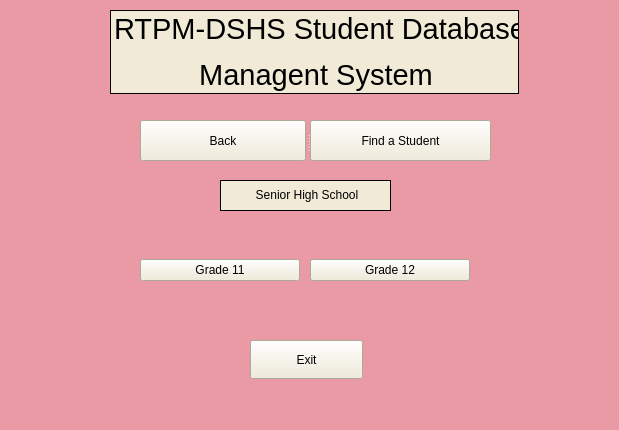
<?xml version="1.0" encoding="UTF-8"?>
<ui version="4.0">
 <class>MainWindow1</class>
 <widget class="QMainWindow" name="MainWindow1">
  <property name="geometry">
   <rect>
    <x>0</x>
    <y>0</y>
    <width>619</width>
    <height>430</height>
   </rect>
  </property>
  <property name="windowTitle">
   <string>Inventory System</string>
  </property>
  <property name="styleSheet">
   <string notr="true">background-color: rgb(234, 154, 165);</string>
  </property>
  <widget class="QWidget" name="centralwidget">
   <widget class="QWidget" name="horizontalLayoutWidget">
    <property name="geometry">
     <rect>
      <x>140</x>
      <y>120</y>
      <width>351</width>
      <height>41</height>
     </rect>
    </property>
    <layout class="QHBoxLayout" name="horizontalLayout">
     <item>
      <widget class="QSplitter" name="splitter">
       <property name="orientation">
        <enum>Qt::Horizontal</enum>
       </property>
       <widget class="QPushButton" name="pushButton">
        <property name="styleSheet">
         <string notr="true">background-color: rgb(240,234,214)
</string>
        </property>
        <property name="text">
         <string>Back</string>
        </property>
       </widget>
       <widget class="QPushButton" name="pushButton_4">
        <property name="styleSheet">
         <string notr="true">background-color: rgb(240,234,214)
</string>
        </property>
        <property name="text">
         <string>Find a Student</string>
        </property>
       </widget>
      </widget>
     </item>
    </layout>
   </widget>
   <widget class="QPushButton" name="pushButton_2">
    <property name="geometry">
     <rect>
      <x>250</x>
      <y>340</y>
      <width>113</width>
      <height>39</height>
     </rect>
    </property>
    <property name="styleSheet">
     <string notr="true">background-color: rgb(240,234,214)
</string>
    </property>
    <property name="text">
     <string>Exit</string>
    </property>
   </widget>
   <widget class="QWidget" name="verticalLayoutWidget_2">
    <property name="geometry">
     <rect>
      <x>140</x>
      <y>230</y>
      <width>160</width>
      <height>80</height>
     </rect>
    </property>
    <layout class="QVBoxLayout" name="verticalLayout_2">
     <item>
      <widget class="QPushButton" name="pushButton_3">
       <property name="styleSheet">
        <string notr="true">background-color: rgb(240,234,214)
</string>
       </property>
       <property name="text">
        <string>Grade 11</string>
       </property>
      </widget>
     </item>
    </layout>
   </widget>
   <widget class="QWidget" name="verticalLayoutWidget_3">
    <property name="geometry">
     <rect>
      <x>220</x>
      <y>180</y>
      <width>171</width>
      <height>31</height>
     </rect>
    </property>
    <layout class="QVBoxLayout" name="verticalLayout_3">
     <item>
      <widget class="QLabel" name="main_label_2">
       <property name="font">
        <font>
         <weight>50</weight>
         <bold>false</bold>
         <strikeout>false</strikeout>
        </font>
       </property>
       <property name="styleSheet">
        <string notr="true">background-color: rgb(240,234,214);
border: 1px solid black</string>
       </property>
       <property name="text">
        <string>&lt;html&gt;&lt;head/&gt;&lt;body&gt;&lt;p align=&quot;center&quot;&gt;&lt;span style=&quot; font-size:9pt;&quot;&gt;Senior High School&lt;/span&gt;&lt;/p&gt;&lt;/body&gt;&lt;/html&gt;</string>
       </property>
       <property name="margin">
        <number>0</number>
       </property>
      </widget>
     </item>
    </layout>
   </widget>
   <widget class="QWidget" name="verticalLayoutWidget_4">
    <property name="geometry">
     <rect>
      <x>310</x>
      <y>230</y>
      <width>160</width>
      <height>80</height>
     </rect>
    </property>
    <layout class="QVBoxLayout" name="verticalLayout_4">
     <item>
      <widget class="QPushButton" name="pushButton_7">
       <property name="styleSheet">
        <string notr="true">background-color: rgb(240,234,214)
</string>
       </property>
       <property name="text">
        <string>Grade 12</string>
       </property>
      </widget>
     </item>
    </layout>
   </widget>
   <widget class="QLabel" name="main_label">
    <property name="geometry">
     <rect>
      <x>110</x>
      <y>10</y>
      <width>409</width>
      <height>84</height>
     </rect>
    </property>
    <property name="font">
     <font>
      <weight>50</weight>
      <bold>false</bold>
      <strikeout>false</strikeout>
     </font>
    </property>
    <property name="styleSheet">
     <string notr="true">background-color: rgb(240,234,214);
border: 1px solid black
</string>
    </property>
    <property name="text">
     <string>&lt;html&gt;&lt;head/&gt;&lt;body&gt;&lt;p align=&quot;center&quot;&gt;&lt;span style=&quot; font-size:22pt;&quot;&gt;RTPM-DSHS Student Database&lt;/span&gt;&lt;/p&gt;&lt;p align=&quot;center&quot;&gt;&lt;span style=&quot; font-size:22pt;&quot;&gt;Managent System&lt;/span&gt;&lt;/p&gt;&lt;/body&gt;&lt;/html&gt;</string>
    </property>
    <property name="margin">
     <number>0</number>
    </property>
   </widget>
  </widget>
  <widget class="QStatusBar" name="statusbar"/>
 </widget>
 <resources/>
 <connections/>
</ui>
